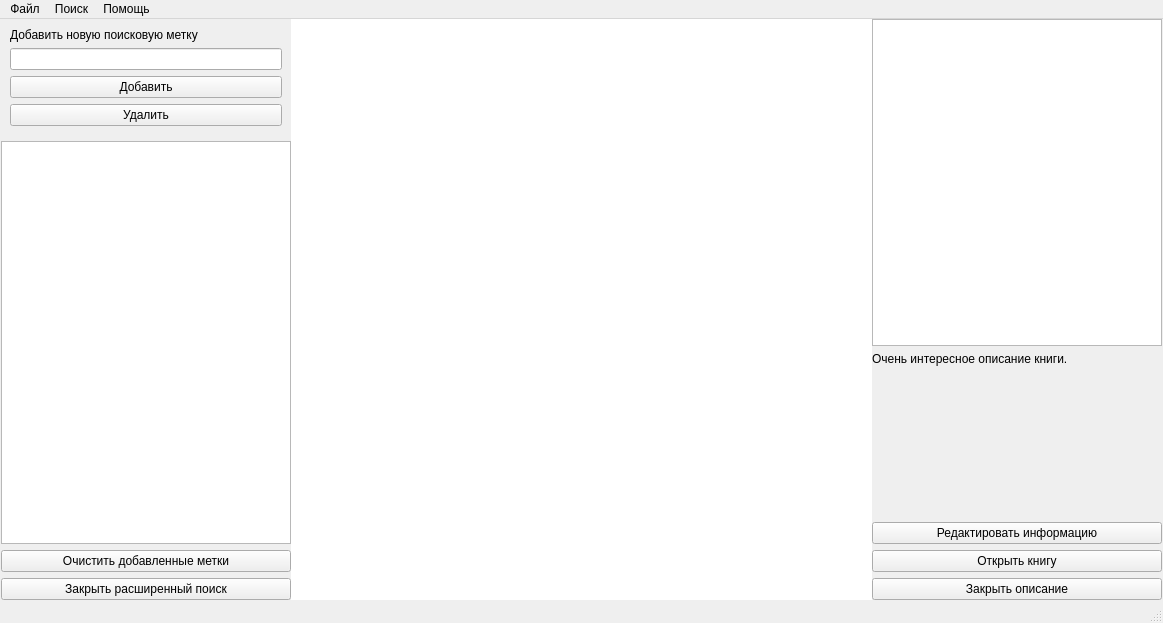
<?xml version="1.0" encoding="UTF-8"?>
<ui version="4.0">
 <class>MainWindow</class>
 <widget class="QMainWindow" name="MainWindow">
  <property name="geometry">
   <rect>
    <x>0</x>
    <y>0</y>
    <width>1163</width>
    <height>623</height>
   </rect>
  </property>
  <property name="windowTitle">
   <string>PaperCerberus</string>
  </property>
  <property name="toolTipDuration">
   <number>4</number>
  </property>
  <property name="autoFillBackground">
   <bool>true</bool>
  </property>
  <property name="animated">
   <bool>false</bool>
  </property>
  <widget class="QWidget" name="centralwidget">
   <layout class="QHBoxLayout" name="horizontalLayout" stretch="1,2,1">
    <property name="spacing">
     <number>0</number>
    </property>
    <property name="leftMargin">
     <number>1</number>
    </property>
    <property name="topMargin">
     <number>0</number>
    </property>
    <property name="rightMargin">
     <number>1</number>
    </property>
    <property name="bottomMargin">
     <number>1</number>
    </property>
    <item>
     <widget class="QWidget" name="searchWidget" native="true">
      <layout class="QVBoxLayout" name="verticalLayout_4">
       <property name="sizeConstraint">
        <enum>QLayout::SetMinimumSize</enum>
       </property>
       <property name="leftMargin">
        <number>0</number>
       </property>
       <property name="topMargin">
        <number>0</number>
       </property>
       <property name="rightMargin">
        <number>0</number>
       </property>
       <property name="bottomMargin">
        <number>0</number>
       </property>
       <item>
        <widget class="QWidget" name="widget" native="true">
         <layout class="QVBoxLayout" name="verticalLayout_2">
          <item>
           <widget class="QLabel" name="label">
            <property name="text">
             <string>Добавить новую поисковую метку</string>
            </property>
           </widget>
          </item>
          <item>
           <widget class="QLineEdit" name="labeledit"/>
          </item>
          <item>
           <widget class="QPushButton" name="pushButton">
            <property name="text">
             <string>Добавить</string>
            </property>
           </widget>
          </item>
          <item>
           <widget class="QPushButton" name="pushButton_5">
            <property name="text">
             <string>Удалить</string>
            </property>
           </widget>
          </item>
         </layout>
        </widget>
       </item>
       <item>
        <widget class="QListWidget" name="labellist"/>
       </item>
       <item>
        <widget class="QPushButton" name="pushButton_3">
         <property name="text">
          <string>Очистить добавленные метки</string>
         </property>
        </widget>
       </item>
       <item>
        <widget class="QPushButton" name="pushButton_2">
         <property name="text">
          <string>Закрыть расширенный поиск</string>
         </property>
        </widget>
       </item>
      </layout>
     </widget>
    </item>
    <item>
     <widget class="QTableView" name="booksWidgets">
      <property name="minimumSize">
       <size>
        <width>0</width>
        <height>0</height>
       </size>
      </property>
      <property name="cursor" stdset="0">
       <cursorShape>PointingHandCursor</cursorShape>
      </property>
      <property name="frameShape">
       <enum>QFrame::NoFrame</enum>
      </property>
      <property name="frameShadow">
       <enum>QFrame::Raised</enum>
      </property>
      <property name="verticalScrollBarPolicy">
       <enum>Qt::ScrollBarAsNeeded</enum>
      </property>
      <property name="autoScrollMargin">
       <number>0</number>
      </property>
      <attribute name="horizontalHeaderDefaultSectionSize">
       <number>500</number>
      </attribute>
     </widget>
    </item>
    <item>
     <widget class="QWidget" name="discriptionWidget" native="true">
      <property name="enabled">
       <bool>true</bool>
      </property>
      <layout class="QVBoxLayout" name="verticalLayout_5" stretch="4,2,1,1,1">
       <property name="leftMargin">
        <number>0</number>
       </property>
       <property name="topMargin">
        <number>0</number>
       </property>
       <property name="rightMargin">
        <number>0</number>
       </property>
       <property name="bottomMargin">
        <number>0</number>
       </property>
       <item>
        <widget class="QGraphicsView" name="discriptionImage"/>
       </item>
       <item>
        <widget class="QLabel" name="discriptionLabel">
         <property name="text">
          <string>Очень интересное описание книги.</string>
         </property>
         <property name="textFormat">
          <enum>Qt::PlainText</enum>
         </property>
         <property name="alignment">
          <set>Qt::AlignLeading|Qt::AlignLeft|Qt::AlignTop</set>
         </property>
         <property name="wordWrap">
          <bool>true</bool>
         </property>
        </widget>
       </item>
       <item>
        <widget class="QPushButton" name="pushButton_4">
         <property name="text">
          <string>Редактировать информацию</string>
         </property>
        </widget>
       </item>
       <item>
        <widget class="QPushButton" name="openBook">
         <property name="text">
          <string>Открыть книгу</string>
         </property>
        </widget>
       </item>
       <item>
        <widget class="QPushButton" name="closeDiscription">
         <property name="text">
          <string>Закрыть описание</string>
         </property>
        </widget>
       </item>
      </layout>
     </widget>
    </item>
   </layout>
  </widget>
  <widget class="QMenuBar" name="menubar">
   <property name="geometry">
    <rect>
     <x>0</x>
     <y>0</y>
     <width>1163</width>
     <height>21</height>
    </rect>
   </property>
   <widget class="QMenu" name="menu">
    <property name="title">
     <string>Файл</string>
    </property>
    <addaction name="create"/>
    <addaction name="open"/>
    <addaction name="separator"/>
    <addaction name="addFile"/>
    <addaction name="action_5"/>
    <addaction name="separator"/>
    <addaction name="save"/>
    <addaction name="separator"/>
    <addaction name="action_9"/>
    <addaction name="separator"/>
    <addaction name="action_11"/>
    <addaction name="exit"/>
   </widget>
   <widget class="QMenu" name="menu_2">
    <property name="title">
     <string>Поиск</string>
    </property>
    <addaction name="action_13"/>
    <addaction name="showSearchPanel"/>
   </widget>
   <widget class="QMenu" name="menu_3">
    <property name="title">
     <string>Помощь</string>
    </property>
    <addaction name="help"/>
    <addaction name="action_15"/>
   </widget>
   <addaction name="menu"/>
   <addaction name="menu_2"/>
   <addaction name="menu_3"/>
  </widget>
  <widget class="QStatusBar" name="statusbar"/>
  <action name="create">
   <property name="text">
    <string>Создать архив</string>
   </property>
   <property name="shortcut">
    <string>Ctrl+N</string>
   </property>
  </action>
  <action name="open">
   <property name="text">
    <string>Открыть архив</string>
   </property>
   <property name="shortcut">
    <string>Ctrl+Shift+O</string>
   </property>
  </action>
  <action name="addFile">
   <property name="text">
    <string>Добавить файл</string>
   </property>
   <property name="shortcut">
    <string>Ctrl+O</string>
   </property>
  </action>
  <action name="action_5">
   <property name="text">
    <string>Убрать файл</string>
   </property>
   <property name="shortcut">
    <string>Ctrl+D</string>
   </property>
  </action>
  <action name="save">
   <property name="text">
    <string>Сохранить архив</string>
   </property>
   <property name="shortcut">
    <string>Ctrl+S</string>
   </property>
  </action>
  <action name="action_9">
   <property name="text">
    <string>Настройки</string>
   </property>
   <property name="shortcut">
    <string>Ctrl+P</string>
   </property>
  </action>
  <action name="action_11">
   <property name="text">
    <string>Закрыть архив</string>
   </property>
   <property name="shortcut">
    <string>Ctrl+Q</string>
   </property>
  </action>
  <action name="exit">
   <property name="text">
    <string>Выход</string>
   </property>
   <property name="shortcut">
    <string>F12</string>
   </property>
  </action>
  <action name="action_13">
   <property name="text">
    <string>Быстрый поиск</string>
   </property>
   <property name="shortcut">
    <string>Ctrl+F</string>
   </property>
  </action>
  <action name="showSearchPanel">
   <property name="text">
    <string>Расширенный поиск</string>
   </property>
   <property name="shortcut">
    <string>Ctrl+Shift+F</string>
   </property>
  </action>
  <action name="action_15">
   <property name="text">
    <string>О программе</string>
   </property>
  </action>
  <action name="showDiscription">
   <property name="text">
    <string>Открыть описание</string>
   </property>
   <property name="toolTip">
    <string>Открыть описание</string>
   </property>
  </action>
  <action name="add">
   <property name="text">
    <string>facking open</string>
   </property>
  </action>
  <action name="help">
   <property name="text">
    <string>Справка</string>
   </property>
   <property name="shortcut">
    <string>F1</string>
   </property>
  </action>
 </widget>
 <resources/>
 <connections/>
</ui>
